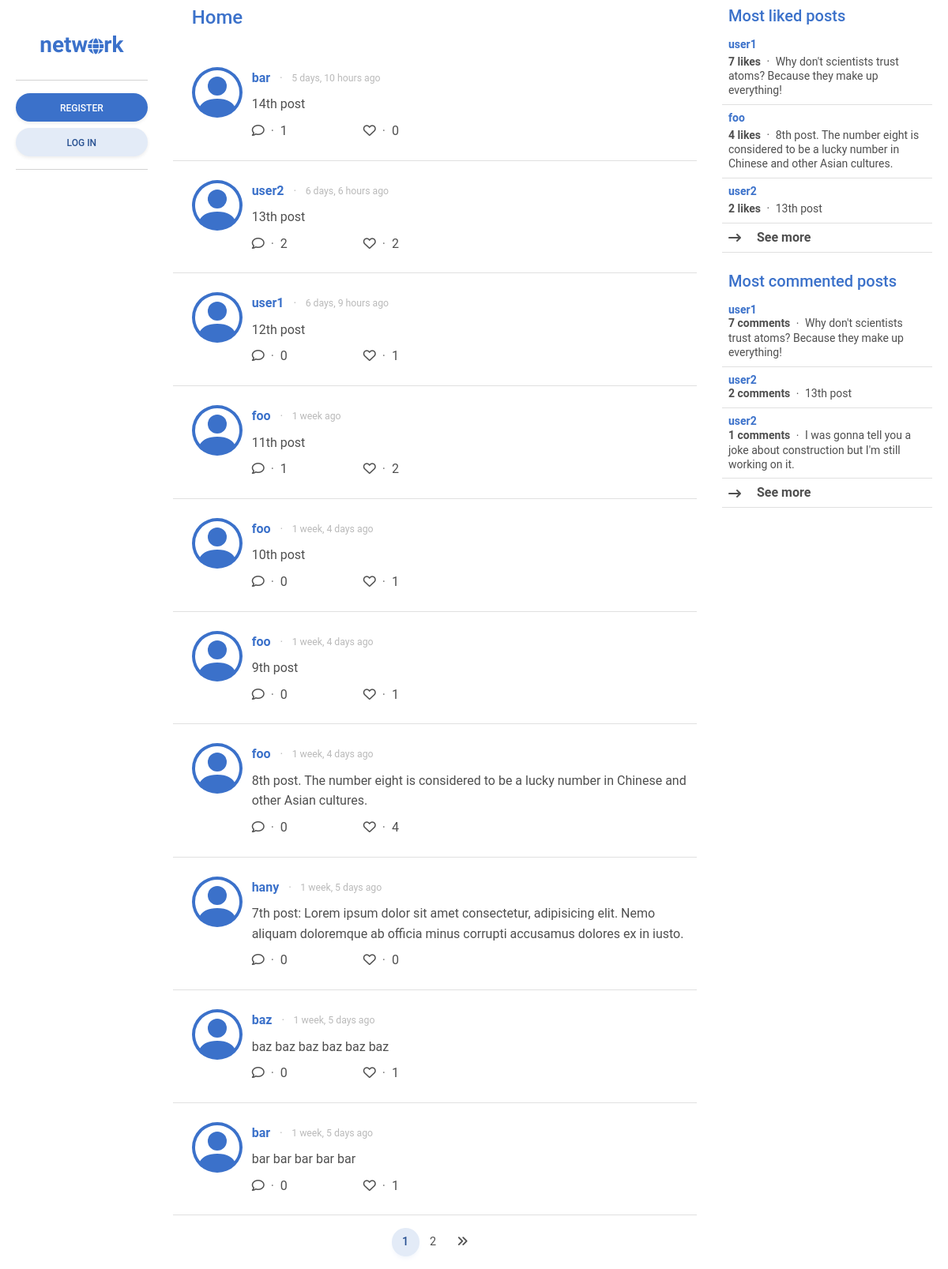
The page / on the database its author committed.
### network/models.py (models this page shows, shortened)
class Post(models.Model):
    content = models.CharField(max_length=255)
    poster = models.ForeignKey(User, on_delete=models.CASCADE, related_name="posts")
    likers = models.ManyToManyField(User, blank=True, related_name="likes")
    date_posted = models.DateTimeField(auto_now_add=True)
    edited = models.BooleanField(default=False)
    def most_liked_posts():
        posts = Post.objects.annotate(likes_count=Count('likers'))
        return posts.order_by('-likes_count')
    def most_commented_posts():
        posts = Post.objects.annotate(comment_count=Count('comments'))
        return posts.order_by('-comment_count')
    class Meta:
        ordering = ["-date_posted"]

class User(AbstractUser):
    pass
    date_joined = models.DateTimeField(auto_now_add=True)
    following = models.ManyToManyField("self", blank=True, related_name="followers", symmetrical=False)
    def most_followed_users():
        users = User.objects.annotate(follower_count=Count('followers'))
        return users.order_by('-follower_count')

### network/views.py (the view)
# urls.py: path("", views.index, name="index"),
def index(request):
    most_followed_users = User.most_followed_users()
    most_liked_posts = Post.most_liked_posts()
    most_commented_posts = Post.most_commented_posts()
    posts = Post.objects.all()
    p = Paginator(posts, 10) # Will set to 10 posts later
    page_number = request.GET.get("page")
    page_posts = p.get_page(page_number)
    return render(request, "network/index.html", {
        "most_followed_users": most_followed_users,
        "most_liked_posts": most_liked_posts,
        "most_commented_posts": most_commented_posts,
        "posts": page_posts,
        "page_number": page_number,
    })

### network/templates/network/index.html
{% extends "network/layout.html" %}
{% block sidebar_left %}
    {% include "network/sidebar_left.html" %}
{% endblock %}
{% block main %}
    {% url 'index' as index %}
    {% url 'following' as following %}
    {% url 'likes' as likes %}
    {% if request.path == index %}
    {% include "network/posts.html" with posts=posts headline="Home" %}
    {% elif request.path == following %}
    {% include "network/posts.html" with posts=posts headline="Following" %}
    {% elif request.path == likes %}
    {% include "network/posts.html" with posts=posts headline="Likes" %}
    {% endif %}
    {% include "network/pagination.html" with posts=posts %}
{% endblock %}
{% block sidebar_right %}
    {% include "network/sidebar_right.html" %}
{% endblock %}

### network/templates/network/posts.html (shortened to what this page needs)
{% load humanize %}
{% if headline %}
<div class="h4 mb-0 pb-4 px-4 pt-2 sticky-top transparan text-primary">
    {{ headline }}
</div>
{% endif %}
{% if not posts %}
<div class="container p-0">
    <h5 class="text-center p-3">No posts yet.</h5>
</div>
{% else %}
{% for post in posts %}
<div class="container p-4 border-bottom post">
    <div class="row">
        <a href="{% url 'profile' user=post.poster.username %}" class="col-auto">
        </a>
        <div class="col p-0">
            <div class="d-flex justify-content-between align-items-center">
                <div>
                    <a href="{% url 'profile' user=post.poster.username %}" class="fw-bold text-decoration-none align-middle">
                        {{ post.poster.username }}
                    </a>
                    <span class="small text-muted opacity-50 align-middle">
                        <span class="mx-2 align-middle">&#183;</span>
                        <span class="small align-middle">{{ post.date_posted|naturaltime }}</span>
                    </span>
                </div>
            </div>
            <div class="my-2">{{ post.content }}</div>
            <div class="d-flex justify-content-start align-items-center">
                <span class="pe-5">
                    <i class="fa-regular fa-comment" role="button" data-mdb-toggle="modal"
                        data-mdb-target="#comment_modal_{{ post.id }}"></i>
                    <span class="mx-1 text-muted">&#183;</span>
                    <span role="button" data-mdb-toggle="modal" data-mdb-target="#comment_list_modal_{{ post.id }}">
                        {% if post.comments.count %}
                        {{ post.comments.count }}
                        {% else %}
                        0
                        {% endif %}
                    </span>
                </span>
                <span class="px-5">
                    <i {% if user.is_authenticated and user in post.likers.all %} class="fa-solid fa-heart" {% elif
                        user.is_authenticated %} class="fa-regular fa-heart" {% else %} class="fa-regular fa-heart"
                        role="button" data-mdb-toggle="modal" data-mdb-target="#like_post_{{ post.id }}" {% endif %}>
                    </i>
                    <span class="mx-1 text-muted">&#183;</span>
                    <span role="button" data-mdb-toggle="modal" data-mdb-target="#likers_modal_{{ post.id }}">
                        {% if post.likers.count %}
                        {{ post.likers.count }}
                        {% else %}
                        0
                        {% endif %}
                    </span>
                </span>
            </div>
        </div>
    </div>
</div>
{% endfor %}
{% endif %}

### network/templates/network/sidebar_right.html (shortened to what this page needs)
<div class="mb-4 lh-sm">
    <div class="h5 px-2 text-primary sticky-top transparan">Most liked posts</div>
    <div class="list-group list-group-light list-group-small">
        {% for post in most_liked_posts|slice:":3" %}
        <div class="post p-2 border-bottom small">
            <a href="{% url 'post' id=post.id %}" class="text-body text-decoration-none align-middle">
                <div class="text-primary fw-bold mb-1">{{ post.poster.username }}</div>
                <span class="fw-bold">{{ post.likers.count }} likes</span>
                <span class="mx-1 align-middle">&#183;</span>
                <span>{{post.content}}</span>
            </a>
        </div>
        {% endfor %}
        <div class="fw-bold post p-2 border-bottom" role="button" data-mdb-toggle="modal" data-mdb-target="#most_liked_posts">
            <i class="align-middle me-3 fa-solid fa-arrow-right-long"></i>
            See more
        </div>
    </div>
</div>
<div class="lh-sm">
    <div class="h5 px-2 text-primary">Most commented posts</div>
    <div class="list-group list-group-light list-group-small">
        {% for post in most_commented_posts|slice:":3" %}
        <div class="post p-2 border-bottom small">
            <a href="{% url 'post' id=post.id %}" class="text-body text-decoration-none align-middle">
                <div class="text-primary fw-bold">{{ post.poster.username }}</div>
                <span class="fw-bold">{{ post.comments.count }} comments</span>
                <span class="mx-1 align-middle">&#183;</span>
                {{ post.content }}
            </a>
        </div>
        {% endfor %}
        <div class="fw-bold post p-2 border-bottom" role="button" data-mdb-toggle="modal" data-mdb-target="#most_commented_posts">
            <i class="align-middle me-3 fa-solid fa-arrow-right-long"></i>
            See more
        </div>
    </div>
</div>

### network/static/network/styles.css (style rules this page uses)
.transparan { background: rgba(255, 255, 255, 0.75); backdrop-filter: blur(2px); }

### rows shown on the page
Post: poster.username "bar", date_posted "5 days, 10 hours ago", content "14th post", comments.count "1"
Post: poster.username "user2", date_posted "6 days, 6 hours ago", content "13th post", comments.count "2", likers.count "2"
Post: poster.username "user1", date_posted "6 days, 9 hours ago", content "12th post", shows "0", likers.count "1"
Post: poster.username "foo", date_posted "1 week ago", content "11th post", comments.count "1", likers.count "2"
Post: poster.username "foo", date_posted "1 week, 4 days ago", content "10th post", likers.count "1"
Post: poster.username "foo", date_posted "1 week, 4 days ago", content "9th post", shows "0", likers.count "1"
Post: poster.username "foo", date_posted "1 week, 4 days ago", content "8th post. The number eight is considered to be a lucky number in Chinese and other Asian cultures.", shows "0", likers.count "4"
Post: poster.username "hany", date_posted "1 week, 5 days ago", content "7th post: Lorem ipsum dolor sit amet consectetur, adipisicing elit. Nemo aliquam doloremque ab officia minus corrupti accusamus dolores ex in iusto.", shows "0"
Post: poster.username "baz", date_posted "1 week, 5 days ago", content "baz baz baz baz baz baz", shows "0", likers.count "1"
Post: poster.username "bar", date_posted "1 week, 5 days ago", content "bar bar bar bar bar", shows "0", likers.count "1"
Post: poster.username "user1", likers.count "7", content "Why don't scientists trust atoms? Because they make up everything!", comments.count "7"
Post: poster.username "user2", comments.count "1", content "I was gonna tell you a joke about construction but I'm still working on it."

### other values the page prints
{{ headline }} "Home"
{{ posts.number }} "1"
{{ posts.number|add:"1" }} "2"
